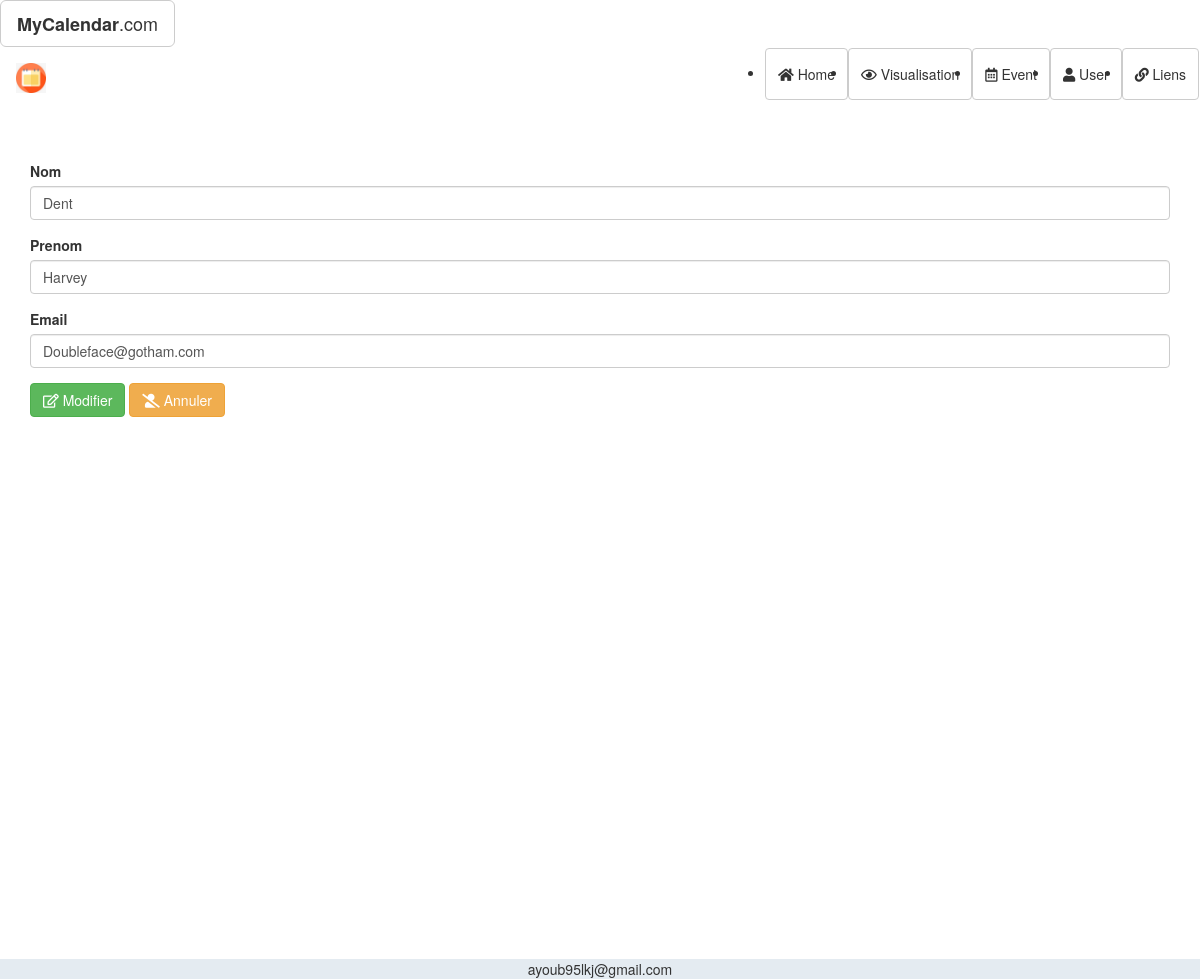
The app's page /modifier.php?id=14 with its own data.
### tables this page shows
CREATE TABLE IF NOT EXISTS `user` (
  `Id` int(11) NOT NULL AUTO_INCREMENT,
  `Nom` varchar(25) NOT NULL,
  `Prenom` varchar(25) NOT NULL,
  `Email` varchar(40) NOT NULL,
  `Password` varchar(30) NOT NULL,
  PRIMARY KEY (`Id`),
  UNIQUE KEY `Email` (`Email`)
);

### Cluser.php (called while the page is built, shortened)
<?php
class Cluser{
    public $Nom ;
    private $Prenom ;
    private $Email ;
function __construct(){
     $this->Nom = "" ;
    $this->Prenom = "" ;
    $this->Email ="";
}
public function GetNom(){
    return $this->Nom;
}
public function GetPrenom(){
    return $this->Prenom;
}
public function GetEmail(){
    return $this->Email;
}
public function select_id($id){
    require 'connect.php';
    $rep = $bdd->query('select * from user where id ='.$id);
    while($donnees = $rep->fetch()){
    $a=$donnees['Nom'];
    $b=$donnees['Prenom'];
    $c=$donnees['Email'];
    }
    $this->Nom=$a;
    $this->Prenom=$b;
    $this->Email=$c;
}
}
?>

### modifier.php (the view, shortened to what this page needs)
<html>
<head>
    <link rel="stylesheet" href="../css/bootstrap.min.css">
    <link rel="stylesheet" href="modif.css">
    <link rel="stylesheet" href="https://use.fontawesome.com/releases/v5.5.0/css/all.css" >
</head>
<body>
<?php include("header.php");
    require 'Cluser.php';?>
    <div class="container"><br>
        <br>
   <?php
        $id = $_GET['id'];
        $a = new Cluser();
        $a->select_id($id);
        ?>
    <form class="form" method="post" action="">
            <div class="form-group">
                <label for="nom">Nom</label>
                <input type="text" id="nom" name="nom" class="form-control" value="<?php echo $a->GetNom();?>" required>
            </div>
            <div class="form-group">
                <label for="prenom">Prenom</label>
                <input type="text" id="Prenom" name="prenom" class="form-control" value="<?php echo $a->GetPrenom();?>" required>
            </div>
            <div class="form-group">
                <label for="email">Email</label>
                <input type="text" id="email" name="email" value="<?php echo $a->GetEmail();?>" class="form-control" required>
            </div>
            <button type="submit" class="btn btn-Success"><i class="far fa-edit"></i> Modifier</button>
             <a href="User.php" class="btn btn-warning"><i class="fas fa-user-slash"></i> Annuler</a>
            </form>
    </div>
<?php include("footer.php"); ?>
</body>
</html>

### modif.css (style rules this page uses)
div.container { height: 838px; }

### records on screen
user: nom "Dent", prenom "Harvey", email "Doubleface@gotham.com"
